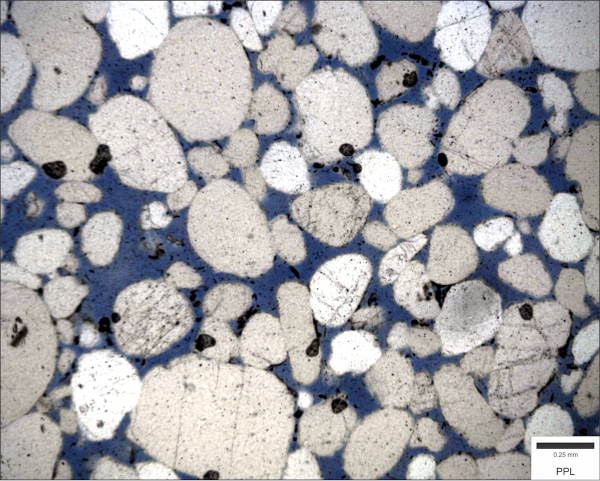
#> input picture data/quartz-arenite_Michael-C-Rygel_CC-BY-SA.png, 1200 x 961 px (shown at 1/2 size); the run also reads 1 picture not shown here
$ jupyter execute --allow-errors Dealing_with_images.ipynb   (shell and % lines are left out)   (older library calls are emulated)
#> lines starting #> are read from the running program, lines starting #| are printed output that depends on the picture; after the words box and inside, x2 and y2 are one past the last pixel; in counts of white or black regions, pixels touching at a corner belong together
## Dealing with images

We'll take a look at the Python Imaging Library. The main points about this library:

- Reads and writes essentially any image format.
- Can do all sorts of manipulation (resizing, cropping, enhancing, drawing, compositing).
- Can convert to and from NumPy arrays.

We'll also briefly look at reading and writing images with `matplotlib` and `scikit-image`. Main features of `matplotlib`:

- Only reads PNG format.
- Doesn't do any manipulation, although you can resize an image in `scipy`.
- Writes most common formats (PNG, JPG, GIF, plus PDF and SVG for vectors).
- Uses NumPy arrays implicitly.

To install it, do:

    conda install pillow

Start with the usual:

[cell 1]
import numpy as np
import matplotlib.pyplot as plt

## A quick look at `matplotlib`

[Here are the docs.](https://matplotlib.org/users/image_tutorial.html)

Matplotlib can only load PNGs natively. You can load a JPEG, but mpl will use PIL behind the scenes.

Unlike PIL, mpl loads images as 4-byte floats in [0, 1].

[cell 2]
import matplotlib.image as mpimage

img = mpimage.imread("../data/quartz-arenite_Michael-C-Rygel_CC-BY-SA.png")
#> img is the input picture: shape (961, 1200, 3) float32; mean R, G, B 0.651, 0.647, 0.659

[cell 3]
img

Notice we have an h &times; w &times; 3 array — this is an RGB image. PNGs often have a 4th channel, alpha or A, which holds opacity.

`plt.imshow()` plots 3-channel arrays like this in colour:

[cell 4]
plt.imshow(img)

We can plot only the red channel (say), and apply false colour via a lookup table:

[cell 5]
plt.imshow(img[..., 0])
plt.colorbar()
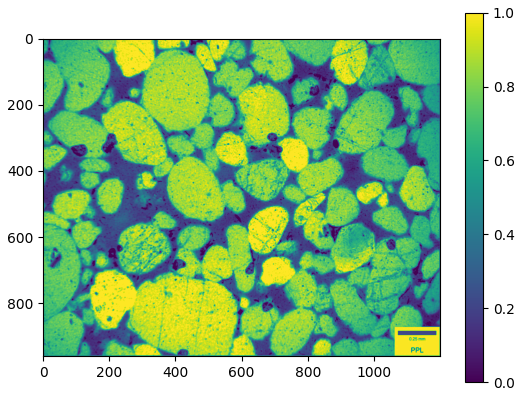
#> figure drawn by matplotlib, 2 panels

[cell 6]
_ = plt.hist(img[..., 0].ravel(), bins=128)
#> figure, not shown here; tallest bar 45024 high, from x = 0.992 to 1

## PIL's `Image` object

[Here are the docs!](http://effbot.org/imagingbook/image.htm)

[cell 7]
from PIL import Image
im = Image.open('../data/quartz-arenite_Michael-C-Rygel_CC-BY-SA.jpg')

[cell 8]
im

Notice that the size (not `shape`!) is reported as columns &times; rows, so it's different from a NumPy array.

[cell 9]
im.size
#> Out = (1200, 961)

[cell 10]
np.array(im).shape
#> Out = (961, 1200, 3)

[cell 11]
aspect = 1200/961
w = 600
h = int(w / aspect)   # Has to be an int.

im = im.resize((w, h), Image.ANTIALIAS)
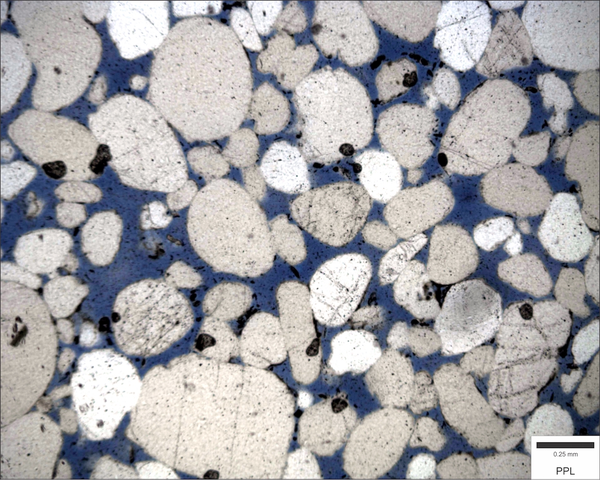
#> im: PIL image 600x480 RGB; mean R, G, B 166.1, 165.1, 168.2
im

You can save having to compute the new image size with the `thumbnail` method but be careful — it resizes the image in place:

[cell 12]
temp = im.copy()
temp.thumbnail((64, 64), Image.ANTIALIAS)

[cell 13]
temp

We can plot this little image and see that it's now pixellated at any reasonable size:

[cell 14]
plt.imshow(temp, interpolation='none')

We can ask `imshow` for some more sensible interpolation:

[cell 15]
plt.imshow(temp, interpolation='bicubic')

## Handling images as arrays

As you see in the last example, we can treat PIL `Image` as an array sometimes, eg passing it to `imshow`. But sometimes it's convenient to treat images entirely as NumPy arrays. It's easy to convert between the two:

[cell 16]
rgb = np.array(im)

red_channel = rgb[:, :, 0]
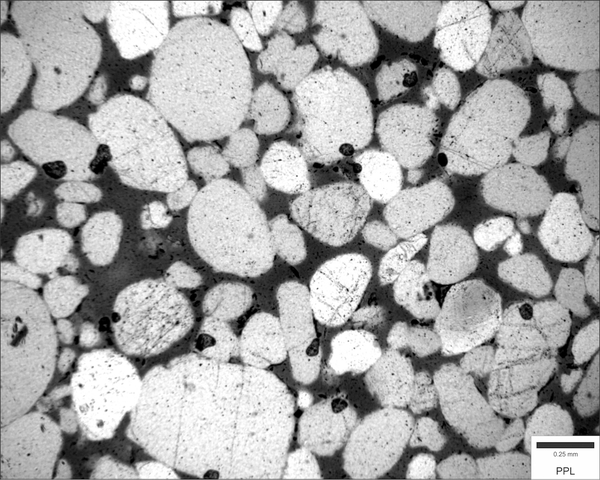
#> red_channel: shape (480, 600); min 0, max 255, mean 166.1
plt.imshow(red_channel, cmap='gray')

Note that NumPy doesn't implicitly care about the values:

[cell 17]
np.max(red_channel)
#> Out = 255

[cell 18]
red_max1 = red_channel / 255
plt.imshow(red_max1, cmap='gray')

But if you convert back to a PIL `Image`, it cares. In fact, it won't even accept our decimal numbers in the 0–1 range:

[cell 19]
im_red =  Image.fromarray(red_max1)
im_red

We have to cast them to unsigned 8-bit integers (i.e. integers in the range 0 to 255). But that's still not enough:

[cell 20]
im_red = Image.fromarray(np.uint8(red_max1))
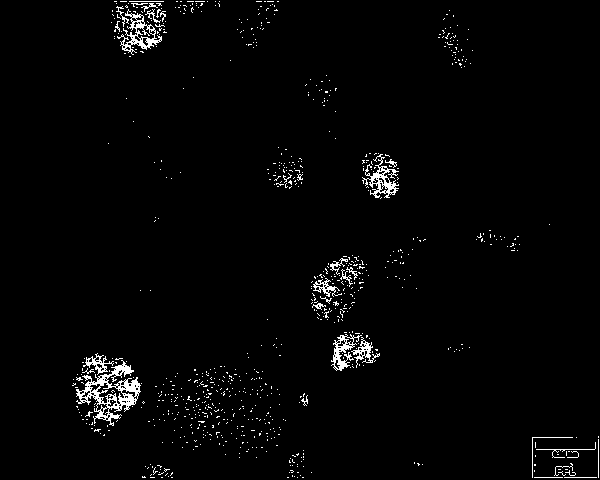
#> im_red: PIL image 600x480 L; values 0 (black) and 1 (white), 2.2% white in thin lines or dots, all inside (x1, y1, x2, y2) = (72, 1, 599, 478)
im_red

[cell 21]
im_red = Image.fromarray(np.uint8(red_max1 * 255))
im_red

<div class="alert alert-success">
<b>Exercise</b>:
<ul>
<li>- Make a histogram of the image using [the `histogram()` method](http://effbot.org/imagingbook/image.htm#tag-Image.Image.histogram) on `Image`.</li>
<li>- Use the `crop()` method on the `Image` to crop the scalebar off the image.</li>
<li>- Crop the scalebar out of the image, and calculate the real-world size of each pixel in the image.</li>
<li>- Compute the luminance of the image $Y = 0.299 R + 0.587 G + 0.114 B$ and plot a transect across the middle of the image.</li>
</ul>
</div>

[cell 22]
# Your code here...

### Histogram

#> (a cell that did not finish here is left out)

[cell 24]
h = np.array(im.histogram())
#> h = 768 values, max 6264 at index 255, min 76 at index 538, mean 1125
r, g, b = np.array_split(h, 3)
#> r = 256 values, max 6264 at index 255, min 111 at index 6, mean 1125; g = 256 values, max 5464 at index 255, min 88 at index 10, mean 1125; b = 256 values, max 5822 at index 255, min 76 at index 26, mean 1125

plt.plot(r, 'r')
plt.plot(g, 'g')
plt.plot(b, 'b')
plt.show()
#> figure, not shown here; curve peaks at x = 255, y = 6264; curve peaks at x = 255, y = 5464; curve peaks at x = 255, y = 5822

[cell 25]
im.size
#> Out = (600, 480)

### Cropping

[cell 26]
# left, upper, right, lower
main = im.crop((2, 2, 530, 435))
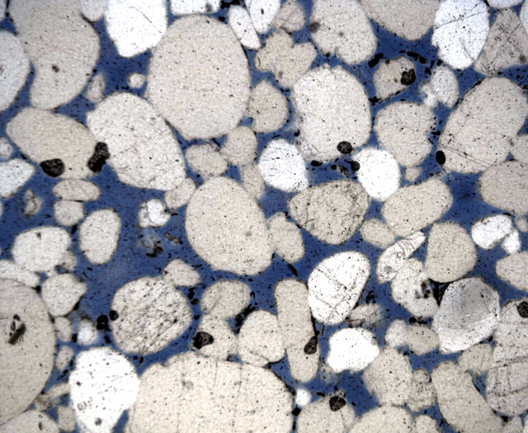
#> main: PIL image 528x433 RGB; mean R, G, B 169.4, 168.2, 171.6
main

[cell 27]
scale = im.crop((530, 435, 600, 480))
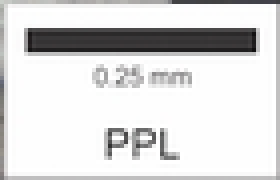
#> scale: PIL image 70x45 RGB (shown 4 times larger); mean R, G, B 218.7, 218.4, 218.5
scale = np.array(scale)

plt.imshow(scale)

[cell 28]
plt.plot(scale[10, :, 0])
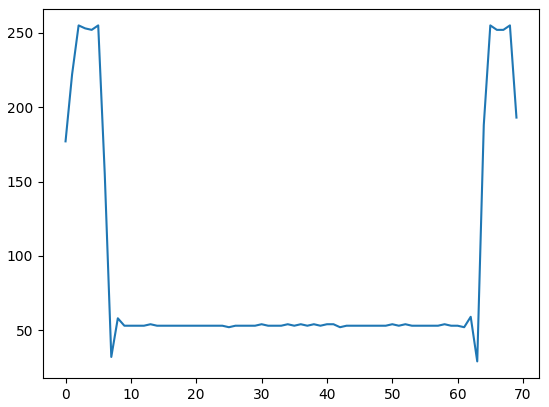
#> figure drawn by matplotlib, 1 panel; curve peaks at x = 2, y = 255

[cell 29]
bar = scale[10, :, 0] < 100
bar.sum()
#> Out = 57

Therefore we have 57 pixels in the scale bar. We know it's 0.25 mm or 0.25 &times; 10<sup>–3</sup> m long, so each pixel is:

[cell 30]
0.25e-3 / 57

... about 4.4 microns wide.

### Luminance

[cell 31]
r, g, b = np.array(main).T
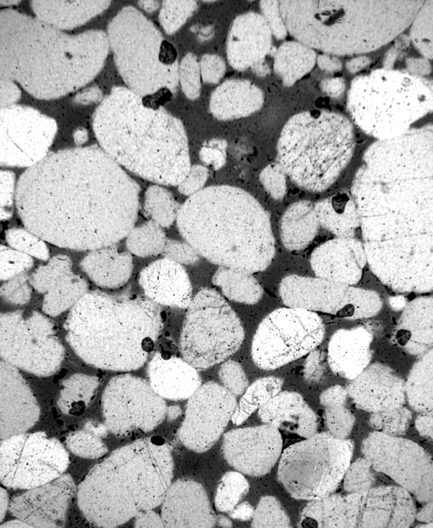
#> r: shape (528, 433); min 0, max 255, mean 169.4
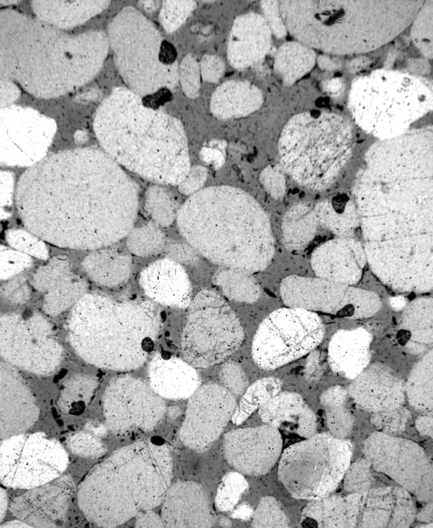
#> b: shape (528, 433); min 0, max 255, mean 171.6
y = 0.299*r + 0.587*g + 0.114*b

[cell 32]
plt.imshow(y.T, cmap='gray')
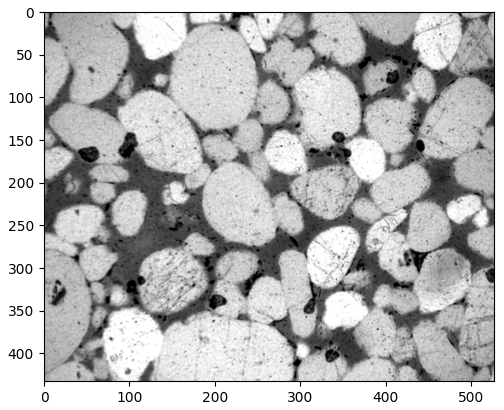
#> figure drawn by matplotlib, 1 panel
